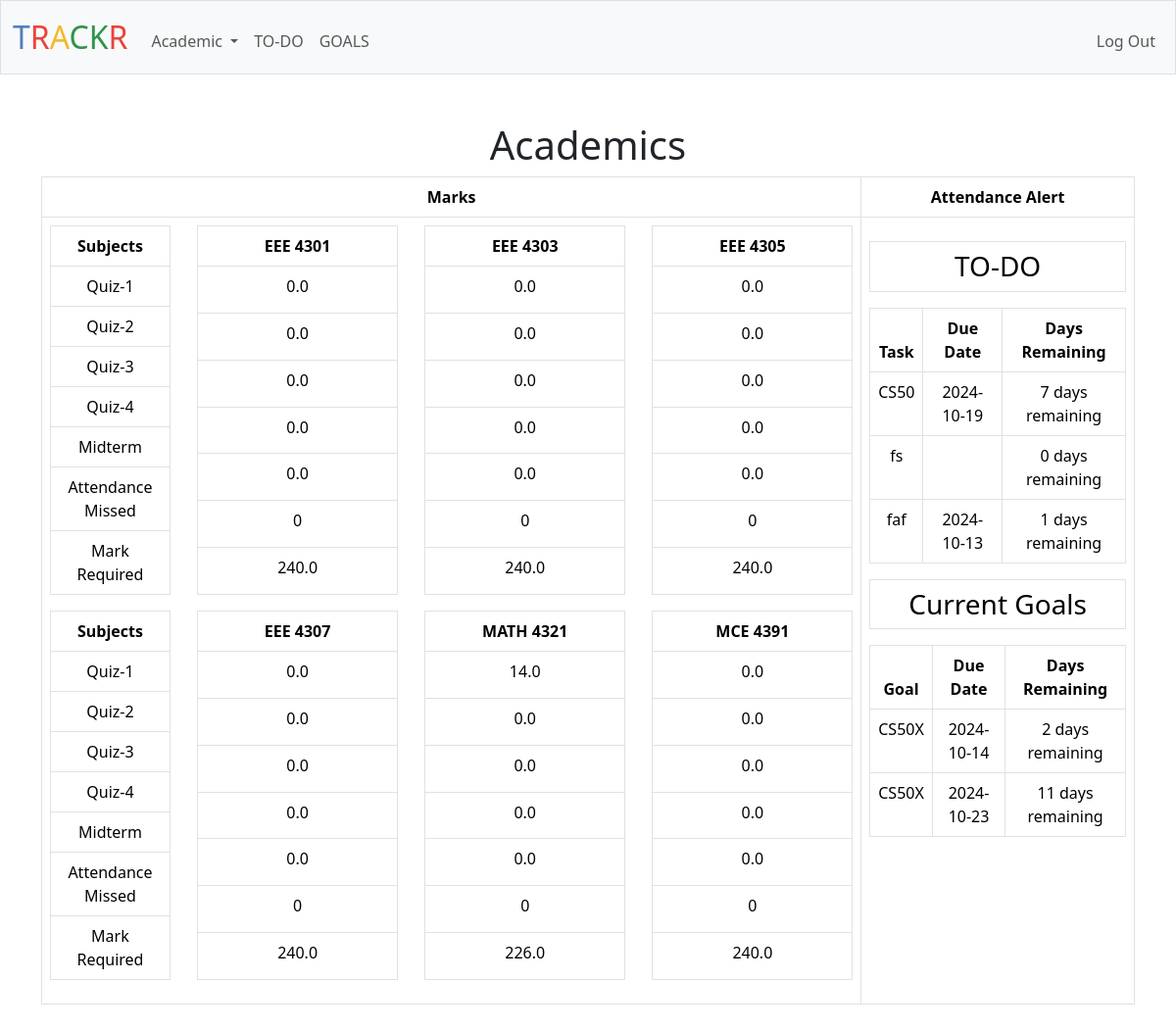
The app's page / (signed in) with its own data.
### tables this page shows
CREATE TABLE EEE_4301 (student_id INTEGER, quiz1 REAL DEFAULT 0, quiz2 REAL DEFAULT 0, quiz3 REAL DEFAULT 0, quiz4 REAL DEFAULT 0, midterm REAL DEFAULT 0, missing_attendance INTEGER DEFAULT 0, credit INTEGER, FOREIGN KEY(student_id) REFERENCES students(id));

CREATE TABLE EEE_4303 (student_id INTEGER, quiz1 REAL DEFAULT 0, quiz2 REAL DEFAULT 0, quiz3 REAL DEFAULT 0, quiz4 REAL DEFAULT 0, midterm REAL DEFAULT 0, missing_attendance INTEGER DEFAULT 0, credit INTEGER, FOREIGN KEY(student_id) REFERENCES students(id));

CREATE TABLE EEE_4305 (student_id INTEGER, quiz1 REAL DEFAULT 0, quiz2 REAL DEFAULT 0, quiz3 REAL DEFAULT 0, quiz4 REAL DEFAULT 0, midterm REAL DEFAULT 0, missing_attendance INTEGER DEFAULT 0, credit INTEGER, FOREIGN KEY(student_id) REFERENCES students(id));

CREATE TABLE EEE_4307 (student_id INTEGER, quiz1 REAL DEFAULT 0, quiz2 REAL DEFAULT 0, quiz3 REAL DEFAULT 0, quiz4 REAL DEFAULT 0, midterm REAL DEFAULT 0, missing_attendance INTEGER DEFAULT 0, credit INTEGER, FOREIGN KEY(student_id) REFERENCES students(id));

CREATE TABLE MATH_4321 (student_id INTEGER, quiz1 REAL DEFAULT 0, quiz2 REAL DEFAULT 0, quiz3 REAL DEFAULT 0, quiz4 REAL DEFAULT 0, midterm REAL DEFAULT 0, missing_attendance INTEGER DEFAULT 0, credit INTEGER, FOREIGN KEY(student_id) REFERENCES students(id));

CREATE TABLE MCE_4391 (student_id INTEGER, quiz1 REAL DEFAULT 0, quiz2 REAL DEFAULT 0, quiz3 REAL DEFAULT 0, quiz4 REAL DEFAULT 0, midterm REAL DEFAULT 0, missing_attendance INTEGER DEFAULT 0, credit INTEGER, FOREIGN KEY(student_id) REFERENCES students(id));

### app.py (the view)
@app.route("/")
@login_required
def index():
    student_id = session["user_id"]
    subjects_json = db.execute("SELECT subjects FROM students WHERE id = ?", student_id)[0]["subjects"]
    subjects = json.loads(subjects_json)
    subjects_info = []
    for subject in subjects:
        sanitized_subject = re.sub(r'\W+', '_', subject)
        subject_info = db.execute(f"SELECT quiz1, quiz2, quiz3, quiz4, midterm, missing_attendance, credit FROM {sanitized_subject} WHERE student_id = ?", student_id)[0]
        subjects_info.append({"name": subject, "info": subject_info})
    goals_json = db.execute("SELECT goals FROM students WHERE id = ?", session["user_id"])[0]["goals"]
    tasks_json = db.execute("SELECT todos FROM students WHERE id = ?", session["user_id"])
    if goals_json:
        goals=json.loads(goals_json)
    else:
        goals=[]
    if tasks_json and tasks_json[0]["todos"]:
        tasks = json.loads(tasks_json[0]["todos"])
    else:
        tasks = []
    return render_template("index.html", subjects=subjects_info, goals=goals,tasks=tasks)

### app.py (called while the page is built)
@app.after_request
def after_request(response):
    response.headers["Cache-Control"] = "no-cache, no-store, must-revalidate"
    response.headers["Expires"] = 0
    response.headers["Pragma"] = "no-cache"
    return response

### helpers.py (called while the page is built)
def login_required(f):
    @wraps(f)
    def decorated_function(*args, **kwargs):
        if session.get("user_id") is None:
            return redirect("/login")
        return f(*args, **kwargs)
    return decorated_function

def days_until(target_date_str):
    today = date.today()
    try:
        target_date = datetime.strptime(target_date_str, "%Y-%m-%d").date()
        delta = target_date - today
        return delta.days
    except ValueError:
        return 0

### templates/index.html (shortened to what this page needs)
{% extends "layout.html" %}
{% block main %}
<h1>Academics</h1>
<table class="table table-bordered">
  <thead class="thead-dark">
    <tr>
      <th style="width: 75%;">Marks</th>
      <th style="width: 25%;">Attendance Alert</th>
    </tr>
  </thead>
  <tbody>
    <tr>
      <td style="width: 75%;">
        <div class="d-flex justify-content-between flex-wrap">
          <table class="table table-bordered mb-3" style="width: 15%;">
            <thead class="thead-light">
              <tr>
                <th>Subjects</th>
              </tr>
            </thead>
            <tbody>
              <tr><td>Quiz-1</td></tr>
              <tr><td>Quiz-2</td></tr>
              <tr><td>Quiz-3</td></tr>
              <tr><td>Quiz-4</td></tr>
              <tr><td>Midterm</td></tr>
              <tr><td>Attendance Missed</td></tr>
              <tr><td>Mark Required</td></tr>
            </tbody>
          </table>
          {% for subject in subjects %}
          <table class="table table-bordered mb-3" style="width: 25%;">
            <thead class="thead-light">
              <tr>
                <th>{{ subject.name }}</th>
              </tr>
            </thead>
            <tbody>
              {% set values = subject['info'].values() | list %}
              {% set quiz = values[:4] | sort(reverse=True) %}
              {% set marks = quiz[:3] | sum + values[4] %}
              {% for value in values[:-1] %}
              <tr>
                <td>{{ value }}</td>
              </tr>
              {% endfor %}
              <tr>
                <td>{{ values[-1] * 80 - marks }}</td>
              </tr>
            </tbody>
          </table>
          {% if loop.index % 3 == 0 and loop.index < subjects | length %}
          </div>
          <div class="d-flex justify-content-between flex-wrap">
            <table class="table table-bordered mb-3" style="width: 15%;">
              <thead class="thead-light">
                <tr>
                  <th>Subjects</th>
                </tr>
              </thead>
              <tbody>
                <tr><td>Quiz-1</td></tr>
                <tr><td>Quiz-2</td></tr>
                <tr><td>Quiz-3</td></tr>
                <tr><td>Quiz-4</td></tr>
                <tr><td>Midterm</td></tr>
                <tr><td>Attendance Missed</td></tr>
                <tr><td>Mark Required</td></tr>
              </tbody>
            </table>
          {% endif %}
          {% endfor %}
        </div>
      </td>
      <td style="width: 25%;">
        <h3 class="border p-2 my-3 text-center">TO-DO</h3>
        <table class="table table-bordered">
          <thead>
            <tr>
              <th>Task</th>
              <th>Due Date</th>
              <th>Days Remaining</th>
            </tr>
          </thead>
          <tbody>
            {% for task in tasks %}
            <tr>
              <td>{{ task['todo'] }}</td>
              <td>{{ task['time_limit'] }}</td>
              {% set days_remaining = task['time_limit']|days_until %}
              {% if days_remaining < 0 %}
              <td class="text-danger">Time Limit Expired {{ days_remaining|abs }} days ago</td>
              {% else %}
              <td>{{ days_remaining }} days remaining</td>
              {% endif %}
            </tr>
            {% endfor %}
          </tbody>
        </table>
        <h3 class="border p-2 my-3 text-center">Current Goals</h3>
        <table class="table table-bordered">
          <thead>
            <tr>
              <th>Goal</th>
              <th>Due Date</th>
              <th>Days Remaining</th>
            </tr>
          </thead>
          <tbody>
            {% for goal in goals %}
            <tr>
              <td>{{ goal.goal }}</td>
              <td>{{ goal.time }}</td>
              {% set days_remaining = goal.time | days_until %}
              {% if days_remaining < 0 %}
              <td class="text-danger">Time Limit Expired {{ days_remaining | abs }} days ago</td>
              {% else %}
              <td>{{ days_remaining }} days remaining</td>
              {% endif %}
            </tr>
            {% endfor %}
          </tbody>
        </table>
      </td>
    </tr>
  </tbody>
</table>
{% endblock %}

### templates/layout.html (shortened to what this page needs)
<!DOCTYPE html>
<html lang="en">
<head>
    <link href="https://cdn.jsdelivr.net/npm/bootstrap@5.3.3/dist/css/bootstrap.min.css" rel="stylesheet">
    <link href="/static/styles.css" rel="stylesheet">
</head>
    <body>
        <nav class="bg-light border navbar navbar-expand-md navbar-light">
            <div class="container-fluid">
                <a class="navbar-brand" href="/"><span class="blue">T</span><span class="red">R</span><span class="yellow">A</span><span class="green">CK</span><span class="red">R</span></a>
                <div class="collapse navbar-collapse" id="navbar">
                    {% if session["user_id"] %}
                        <ul class="navbar-nav me-auto mt-2">
                            <li class="nav-item dropdown">
                                <a class="nav-link dropdown-toggle" href="#" id="academicDropdown" role="button" data-bs-toggle="dropdown" aria-expanded="false">
                                    Academic
                                </a>
                            </li>
                          <li class="nav-item"><a class="nav-link" href="/todo">TO-DO</a></li>
                            <li class="nav-item"><a class="nav-link" href="/goals">GOALS</a></li>
                        </ul>
                        <ul class="navbar-nav ms-auto mt-2">
                            <li class="nav-item"><a class="nav-link" href="/logout">Log Out</a></li>
                        </ul>
                    {% else %}
                        <ul class="navbar-nav ms-auto mt-2">
                            <li class="nav-item"><a class="nav-link" href="/register">Register</a></li>
                            <li class="nav-item"><a class="nav-link" href="/login">Log In</a></li>
                        </ul>
                    {% endif %}
                </div>
            </div>
        </nav>
        <main class="container py-5 text-center">
            {% block main %}{% endblock %}
        </main>
    </body>
</html>

### static/styles.css (style rules this page uses)
nav .navbar-brand { font-size: xx-large; }
nav .navbar-brand .blue { color: #537fbe; }
nav .navbar-brand .red { color: #ea433b; }
nav .navbar-brand .yellow { color: #f5b82e; }
nav .navbar-brand .green { color: #2e944b; }

### records on screen
EEE_4301: quiz1 "0.0", quiz2 "0.0", quiz3 "0.0", quiz4 "0.0", midterm "0.0", values[-1]*80-marks "240.0"
EEE_4303: quiz1 "0.0", quiz2 "0.0", quiz3 "0.0", quiz4 "0.0", midterm "0.0", values[-1]*80-marks "240.0"
EEE_4305: quiz1 "0.0", quiz2 "0.0", quiz3 "0.0", quiz4 "0.0", midterm "0.0", values[-1]*80-marks "240.0"
EEE_4307: quiz1 "0.0", quiz2 "0.0", quiz3 "0.0", quiz4 "0.0", midterm "0.0", values[-1]*80-marks "240.0"
MATH_4321: quiz1 "14.0", quiz2 "0.0", quiz3 "0.0", quiz4 "0.0", midterm "0.0", values[-1]*80-marks "226.0"
MCE_4391: quiz1 "0.0", quiz2 "0.0", quiz3 "0.0", quiz4 "0.0", midterm "0.0", values[-1]*80-marks "240.0"

### other values on screen
{{ subject.name }} "EEE 4301" "EEE 4303" "EEE 4305" "EEE 4307" "MATH 4321" "MCE 4391"
{{ value }} "0" "0" "0" "0" "0" "0"
{{ task['todo'] }} "CS50" "fs" "faf"
{{ task['time_limit'] }} "2024-10-19" "2024-10-13"
{{ days_remaining }} "7" "0" "1"
{{ goal.goal }} "CS50X" "CS50X"
{{ goal.time }} "2024-10-14" "2024-10-23"
{{ days_remaining }} "2" "11"
